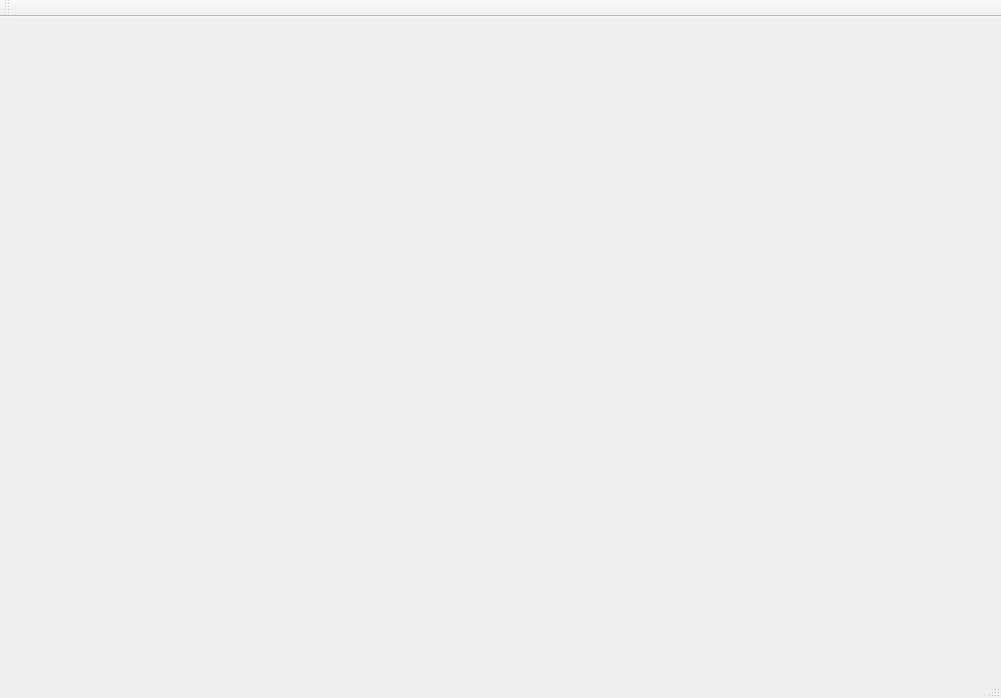
<?xml version="1.0" encoding="UTF-8"?>
<ui version="4.0">
 <class>TCP_ServeurClass</class>
 <widget class="QMainWindow" name="TCP_ServeurClass">
  <property name="geometry">
   <rect>
    <x>0</x>
    <y>0</y>
    <width>1001</width>
    <height>698</height>
   </rect>
  </property>
  <property name="windowTitle">
   <string>TCP_Serveur</string>
  </property>
  <widget class="QWidget" name="centralWidget">
   <widget class="QLabel" name="connectionStatusLabel">
    <property name="geometry">
     <rect>
      <x>350</x>
      <y>140</y>
      <width>221</width>
      <height>51</height>
     </rect>
    </property>
    <property name="text">
     <string/>
    </property>
   </widget>
   <widget class="QLabel" name="Message">
    <property name="geometry">
     <rect>
      <x>10</x>
      <y>190</y>
      <width>241</width>
      <height>211</height>
     </rect>
    </property>
    <property name="text">
     <string/>
    </property>
   </widget>
   <widget class="QLabel" name="label">
    <property name="geometry">
     <rect>
      <x>330</x>
      <y>360</y>
      <width>261</width>
      <height>71</height>
     </rect>
    </property>
    <property name="text">
     <string/>
    </property>
   </widget>
   <zorder>Message</zorder>
   <zorder>connectionStatusLabel</zorder>
   <zorder>label</zorder>
  </widget>
  <widget class="QMenuBar" name="menuBar">
   <property name="geometry">
    <rect>
     <x>0</x>
     <y>0</y>
     <width>1001</width>
     <height>21</height>
    </rect>
   </property>
  </widget>
  <widget class="QToolBar" name="mainToolBar">
   <attribute name="toolBarArea">
    <enum>TopToolBarArea</enum>
   </attribute>
   <attribute name="toolBarBreak">
    <bool>false</bool>
   </attribute>
  </widget>
  <widget class="QStatusBar" name="statusBar"/>
 </widget>
 <layoutdefault spacing="6" margin="11"/>
 <resources>
  <include location="TCP_Serveur.qrc"/>
 </resources>
 <connections/>
 <slots>
  <slot>onServerNewConnection()</slot>
  <slot>onClientReadyRead()</slot>
  <slot>onClientDisconnected()</slot>
  <slot>onSocketReadyRead()</slot>
  <slot>ConnectionDataBase()</slot>
  <slot>Login()</slot>
 </slots>
</ui>
